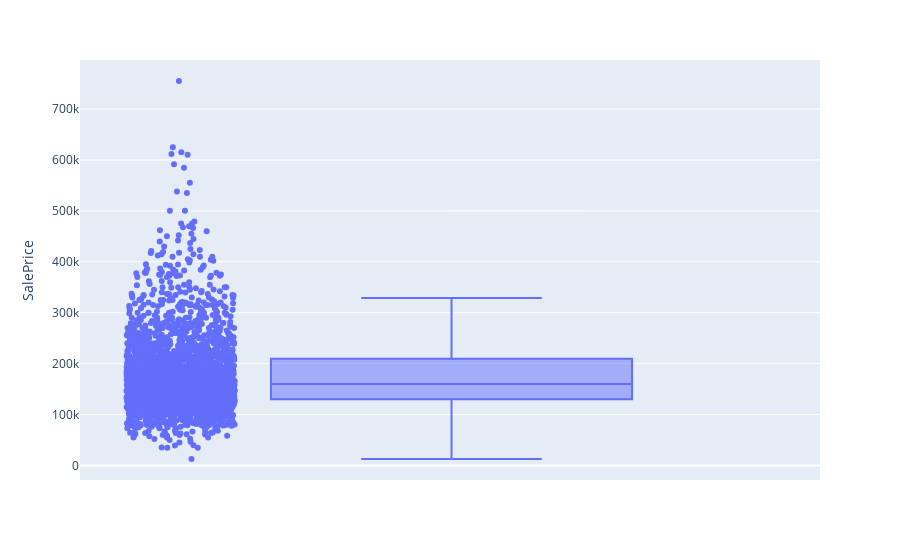

The code cell stored with this chart in its notebook:
### Code cell
# there are alot of homes over the upper fence 
fig = px.box(housing, y="SalePrice", points="all", hover_data=['SaleCondition','OverallQual','PID'])
fig.show()

### Figure 1 — Plotly figure (JSON) as saved in the notebook; plotly's stock layout.template omitted (floating-point values rounded to 4 significant figures; data arrays with more than 128 entries replaced by an {"elided": "..."} marker saying what was removed)
{"data": [{"alignmentgroup": "True", "boxpoints": "all", "customdata": {"elided": "2579x3 mixed values"}, "hovertemplate": "SalePrice=%{y}<br>SaleCondition=%{customdata[0]}<br>OverallQual=%{customdata[1]}<br>PID=%{customdata[2]}<extra></extra>", "legendgroup": "", "marker": {"color": "#636efa"}, "name": "", "notched": false, "offsetgroup": "", "orientation": "v", "showlegend": false, "type": "box", "x0": " ", "xaxis": "x", "y": {"elided": "2579 int values"}, "y0": " ", "yaxis": "y"}], "layout": {"boxmode": "group", "legend": {"tracegroupgap": 0}, "margin": {"t": 60}, "xaxis": {"anchor": "y", "domain": [0, 1]}, "yaxis": {"anchor": "x", "domain": [0, 1], "title": {"text": "SalePrice"}}}}
